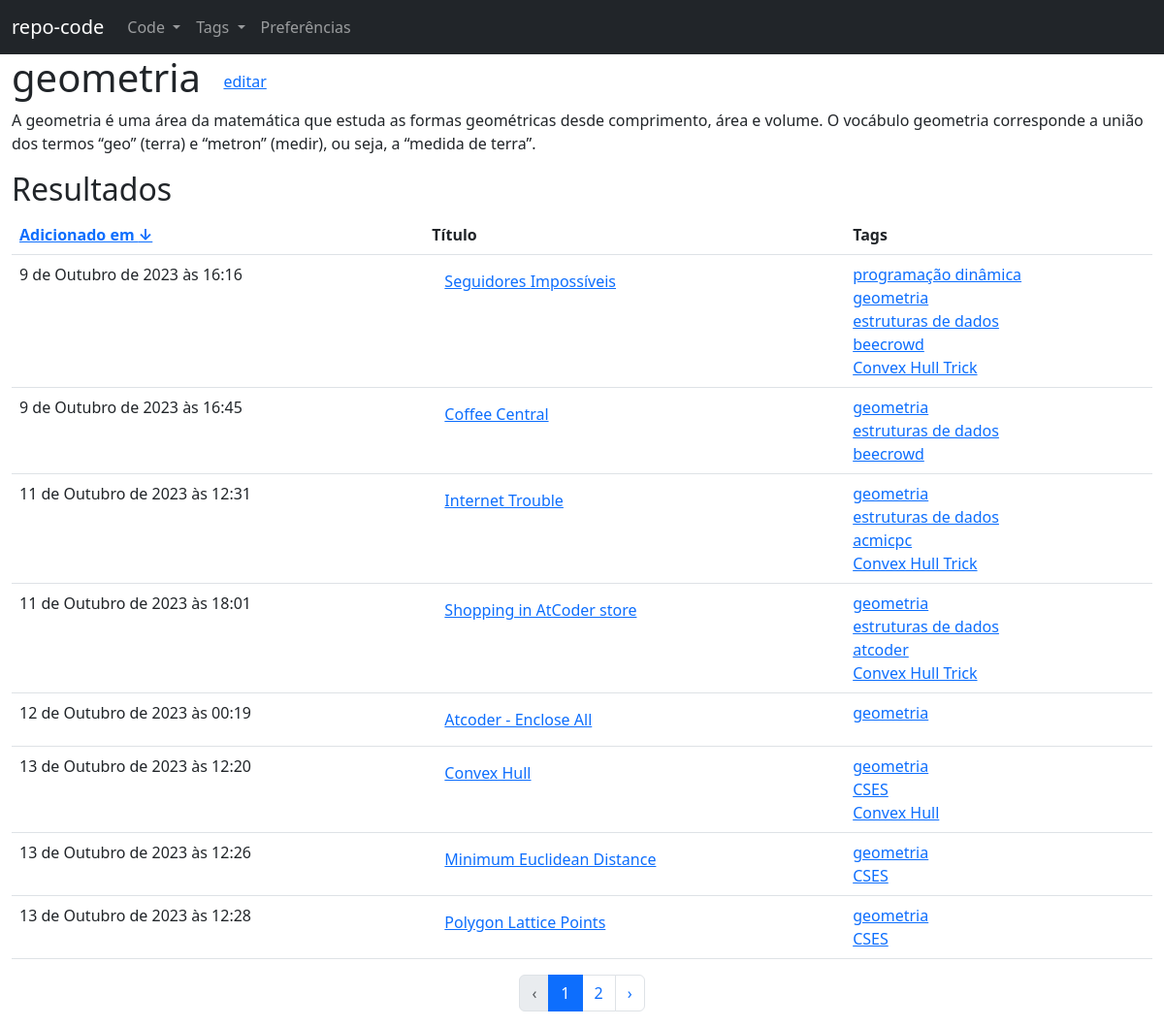
Before: /repo/tag/4/ with the older database file.
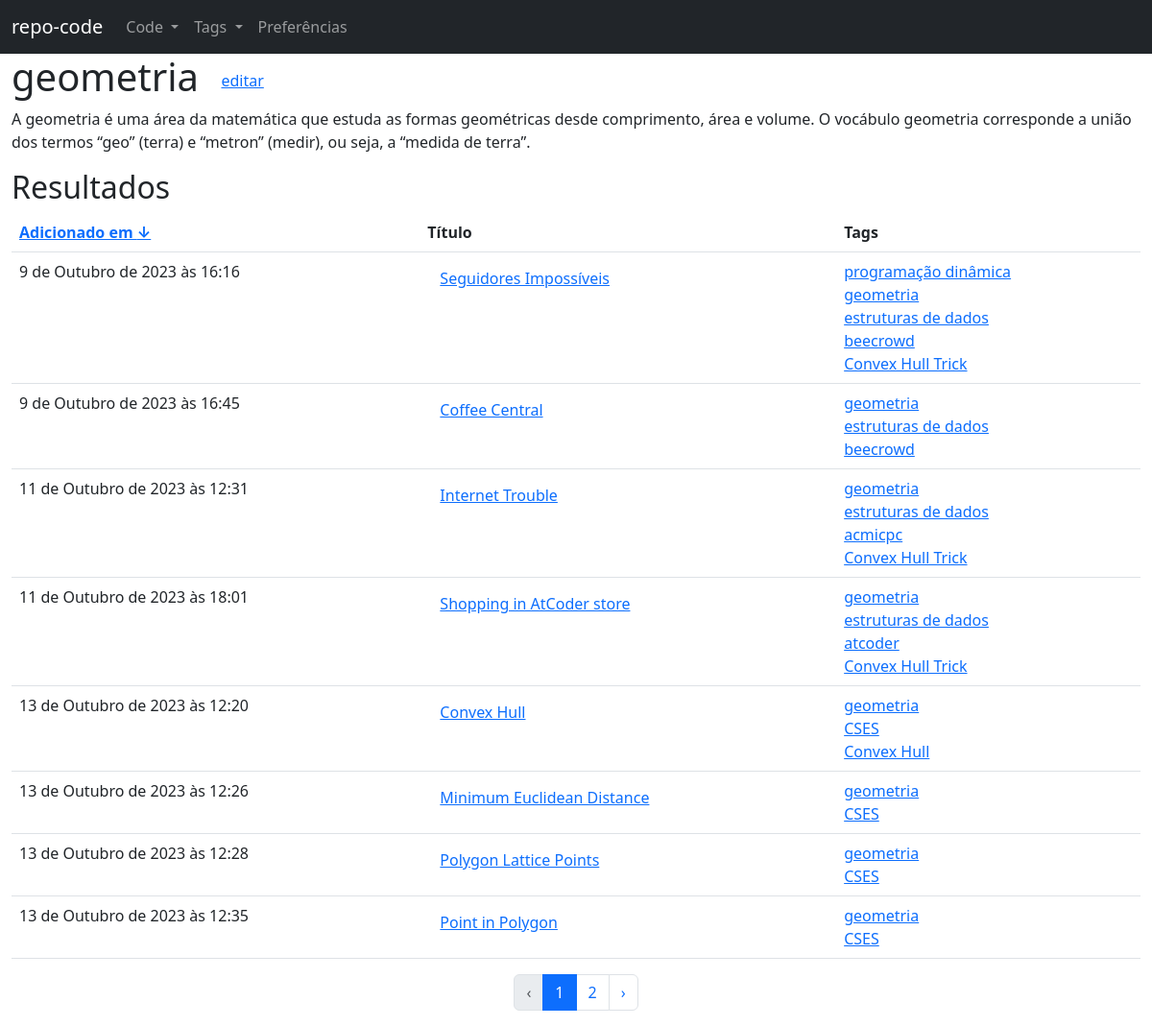
After: the same page with the newer database file.
### repo/models.py (models this page shows, shortened)
class Code(models.Model):
    LANGUAGE_CHOICES = (
        ("c++", "c++"),
        ("py", "python"),
        ("c", "c"),
        ("java", "java"),
        ("c#", "c#"),
        ("js", "javascript")
    )
    DICT_LANGUAGES_CHOICES = dict(LANGUAGE_CHOICES)
    title = models.CharField(max_length = 100)
    createdAt = models.DateTimeField(default = timezone.now)
    updatedAt = models.DateTimeField(default = timezone.now)
    description = models.TextField()
    source = models.TextField()
    tags = models.ManyToManyField(Tag)
    original = models.CharField(max_length = 100)
    language = models.CharField(max_length = 10, choices = LANGUAGE_CHOICES)

class Tag(models.Model):
    name = models.CharField(max_length = 50)
    human_name = models.CharField(max_length = 50)
    description = models.TextField()

### repo/tag_views.py (the view)
# urls.py: path('<int:key>/', tag_views.tag_results, name = 'repo_tag_view'),
@require_http_methods(['GET'])
def tag_results(request, key):
    MAX_ITEMS_PER_PAGE = 8
    page = int(request.GET.get('page', 1))
    asc = int(request.GET.get('asc', 1))
    low = (page - 1) * MAX_ITEMS_PER_PAGE
    high = page * MAX_ITEMS_PER_PAGE
    try:
        tag = Tag.objects.get(pk = key)
    except ObjectDoesNotExist as ex:
        return render(request, '404.html', {'message': ex})
    total_results = tag.code_set.count()
    sources = tag.code_set.order_by(['-', ''][asc] + 'createdAt')[low : high]
    URL_FLIP_CREATEDAT_PARAMS = {'page': page, 'asc': asc ^ 1}
    URL_FLIP_CREATEDAT = f"{reverse('repo_tag_view', args = [key])}?{urlencode(URL_FLIP_CREATEDAT_PARAMS)}"
    URL_PREVIOUS_PARAMS = {
        'page': page - 1,
        'asc': asc
    }
    URL_PREVIOUS = f"{reverse('repo_tag_view', args = [key])}?{urlencode(URL_PREVIOUS_PARAMS)}"
    URL_NEXT_PARAMS = {
        'page': page + 1,
        'asc': asc
    }
    URL_FIRST_PARAMS = {'page': 1, 'asc': asc ^ 1}
    URL_FIRST = f"{reverse('repo_tag_view', args = [key])}?{urlencode(URL_FIRST_PARAMS)}"
    URL_NEXT = f"{reverse('repo_tag_view', args = [key])}?{urlencode(URL_NEXT_PARAMS)}"
    URL_PAGES = []
    start_delta = max(1, page - 2) - page
    for delta in range(start_delta, start_delta + 5):
        p = page + delta
        if p > 0 and (p - 1) * MAX_ITEMS_PER_PAGE < total_results:
            URL_PARAMS = {'page': p, 'asc': asc}
            URL = f"{reverse('repo_tag_view', args = [key])}?{urlencode(URL_PARAMS)}"
            URL_PAGES.append((p, p == page , URL))
    return render(request, 'tag/tag.html', {'tag' : tag,
    'sources' : sources,
    'URL_FLIP_CREATEDAT': URL_FLIP_CREATEDAT,
    'asc' : asc,
    'URL_PAGES': URL_PAGES,
    'total_results': total_results,
    'URL_PREVIOUS': URL_PREVIOUS if page > 1 else None,
    'URL_NEXT': URL_NEXT if page * MAX_ITEMS_PER_PAGE < total_results else None,
    'URL_FIRST': URL_FIRST if len(URL_PAGES) and URL_PAGES[0][0] > 1 else None
    })

### repo/templates/tag/tag.html (shortened to what this page needs)
{% extends "base.html" %}
{% block 'main' %}
{% if sources.all.count > 0 %}
    <div class = "container-fluid">
    <div class = "row">
        <h1>
            {{ tag.human_name }}
            <a class = "btn btn-link" href = "{% url 'repo_tag_upd' tag.id %}"> editar </a>
        </h1>
    </div>
    <div class = "row">
        <p>
            {{ tag.description | safe }}
        </p>
    </div>
    <div class = "row">
        <h2>Resultados</h2>
    </div>
    <table class = "table">
        <thead>
            <tr>
                <th>
                    <a href = "{{ URL_FLIP_CREATEDAT }}">
                        Adicionado em
                        {% if asc %}
                            &#8595;
                        {% else %}
                            &#8593;
                        {% endif %}
                    </a>
                </th>
                <th>Título</th>
                <th>Tags</th>
            </tr>
        </thead>
        <tbody>
            {% for source in sources.all %}
                <tr>
                    <td>
                        {{ source.createdAt }}
                    </td>
                    <td>
                        <a href = "{% url 'repo_code_view' source.id %}" class = "btn btn-link">{{ source.title }}</a>
                    </td>
                    <td>
                        {% for tag in source.tags.all %}
                            <a href = "{% url 'repo_tag_view' tag.id %}">{{tag.human_name}}</a>
                            <br>
                        {% endfor %}
                    </td>
                </tr>
            {% endfor %}
        </tbody>
    </table>
    <nav>
        <ul class = "pagination justify-content-center">
            {% if URL_PREVIOUS %}
                <li class="page-item">
                    <a class="page-link" href="{{URL_PREVIOUS}}">&lsaquo;</a>
                </li>
            {% else %}
                <li class="page-item disabled">
                    <a class="page-link" href="#" tabindex="-1">&lsaquo;</a>
                </li>
            {% endif %}
            {% for page, current, URL in URL_PAGES %}
                {% if current %}
                <li class = "page-item active">
                    <a href = "{{URL}}" class = "page-link"> {{page}} </a>
                </li>
                {% else %}
                <div class = "page-item">
                    <a href = "{{URL}}" class = "page-link"> {{page}} </a>
                </div>
                {% endif %}
            {% endfor %}
            {% if URL_NEXT %}
                <li class="page-item">
                    <a class="page-link" href="{{URL_NEXT}}">&rsaquo;</a>
                </li>
            {% else %}
                <li class="page-item disabled">
                    <a class="page-link" href="#" tabindex="-1">&rsaquo;</a>
                </li>
            {% endif %}
        </ul>
    </nav>
</div>
{% else %}
        <h1 class = "text-center text-warning"> Nenhum resultado foi encontrado </h1>
            <p class="text-center">
                Tente outros parâmetros que fornecam um resultado válido
            </p>
{% endif %}
{% endblock %}

Changed rows visible on the page:
no longer on this page (row edited): Code: createdAt "12 de Outubro de 2023 às 00:19", title "Atcoder - Enclose All", Tag (human_name "geometria")
now on this page (row unchanged): Code: createdAt "13 de Outubro de 2023 às 12:35", title "Point in Polygon", Tag (human_name "geometria"), Tag (human_name "CSES")
